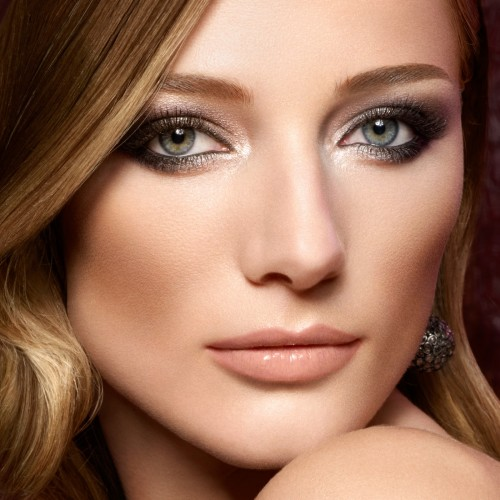
#> input picture 2.jpg, 500 x 500 px
$ python eyes_detect.py
#> lines starting #> are read from the running program, lines starting #| are printed output that depends on the picture; after the words box and inside, x2 and y2 are one past the last pixel; in counts of white or black regions, pixels touching at a corner belong together
# -*- coding: utf-8 -*-
"""
Created on Sun Oct 25 15:19:42 2020

@author: SM51998
"""

import cv2
import numpy as np

#cascade file for eye stored in local directory
cascade = cv2.CascadeClassifier('haarcascade_eye.xml')

#reading the image
img = cv2.imread('2.jpg')
#> img is the input picture: shape (500, 500, 3); mean B, G, R 91, 113.4, 155.3

#resizing the image to 500x500
imp = cv2.resize(img,(500,500))

copy = img.copy()

# converting image to gray
gray = cv2.cvtColor(copy, cv2.COLOR_BGR2GRAY)
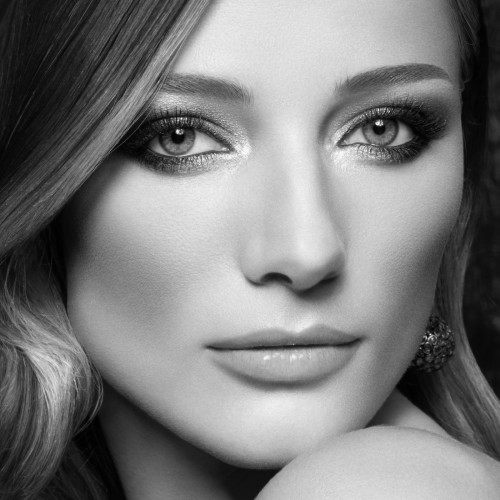
#> gray: shape (500, 500); min 0, max 252, mean 123.4

#for detecting the eyes in the image
eyes = cascade.detectMultiScale(gray,1.3,5)
#> eyes = [[327, 74, 116, 116], [117, 81, 122, 122]]

#dimensions for rectangle
for (ex,ey,ew,eh) in eyes:
    cv2.rectangle(copy,(ex,ey),(ex+ew,ey+eh),(0,255,0),2)
#> this loop made 2 passes
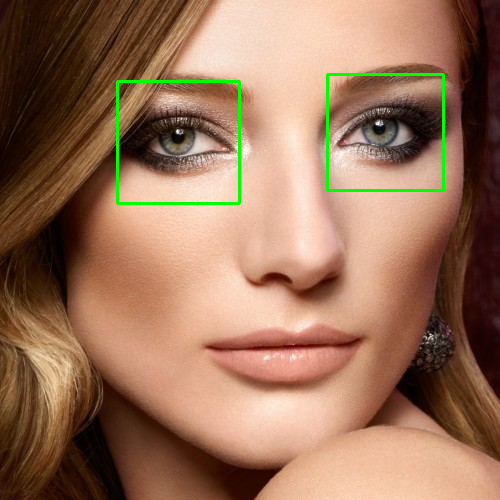
#> copy: shape (500, 500, 3); 1.14% of pixels changed, all inside (x1, y1, x2, y2) = (116, 73, 445, 205)
    #image, dim from, dim to, color of rect, width of rect

cv2.imshow('Original',img)
cv2.imshow('Eyes detected', copy)
stack = np.hstack([img,copy])  #horizontal stacking of images
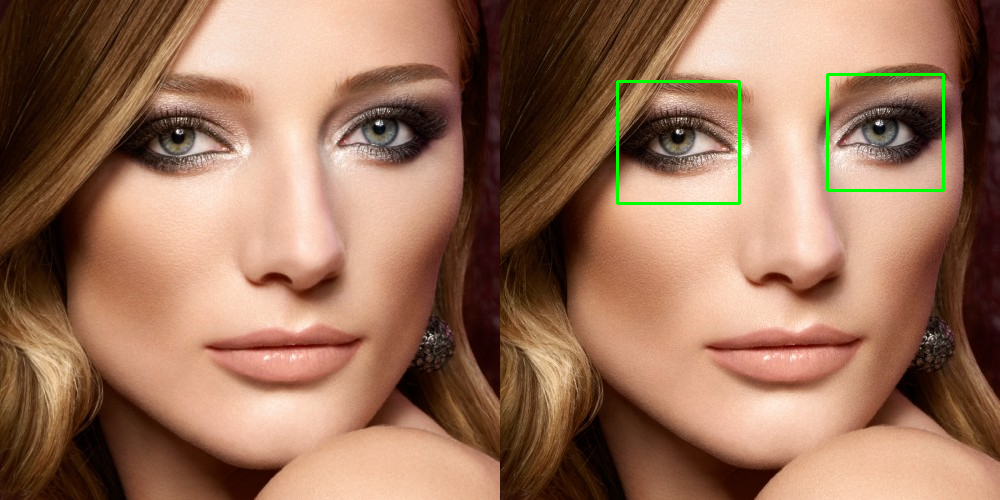
#> stack: shape (500, 1000, 3); mean B, G, R 90.3, 114, 154.3
cv2.imshow('Output',stack)
#cv2.waitKey(0) # infifnite delay
